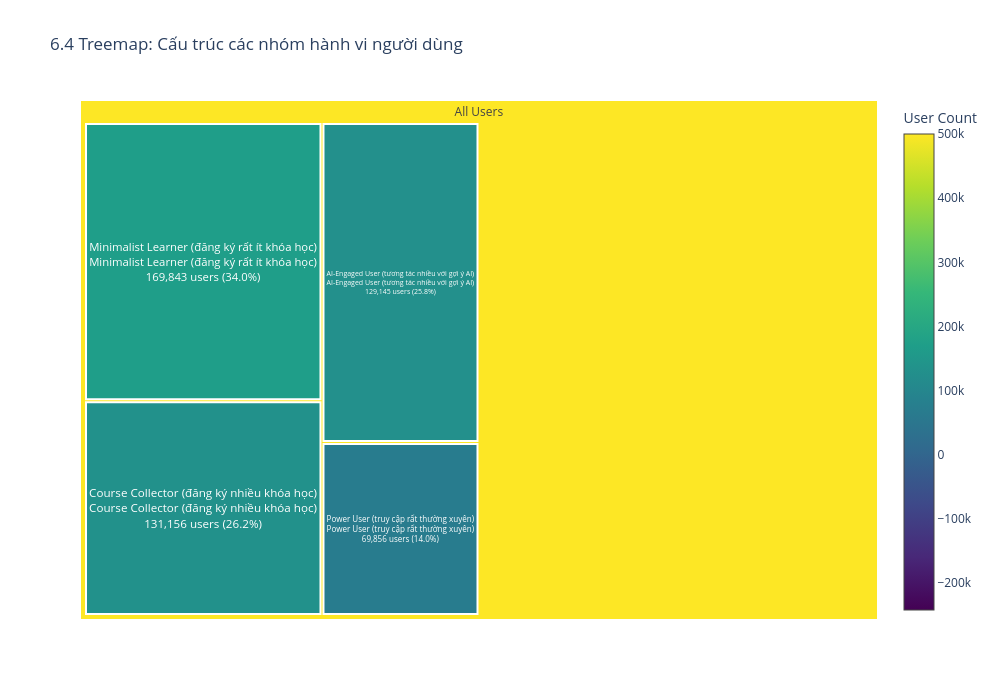

Here is the notebook cell this chart was saved with:
### Markdown cell above
### 6.4 Biểu diễn cấu trúc cluster bằng Treemap

### Code cell
import plotly.graph_objects as go
import plotly.express as px

# Chuẩn bị dữ liệu cho Treemap
treemap_data = []
for cluster_id in range(optimal_k):
    cluster_data = df[df["cluster"] == cluster_id]
    cluster_size = len(cluster_data)
    cluster_name = cluster_characteristics[cluster_id][0]

    # Thêm tổng cluster
    treemap_data.append(
        {
            "labels": cluster_name,
            "parents": "All Users",
            "values": cluster_size,
            "text": f"{cluster_name}<br>{cluster_size:,} users ({cluster_size/len(df)*100:.1f}%)",
            "color": cluster_size,
        }
    )

# Thêm root node
treemap_data.insert(
    0,
    {
        "labels": "All Users",
        "parents": "",
        "values": len(df),
        "text": f"All Users<br>{len(df):,} users",
        "color": 0,
    },
)

df_treemap = pd.DataFrame(treemap_data)

fig = go.Figure(
    go.Treemap(
        labels=df_treemap["labels"],
        parents=df_treemap["parents"],
        values=df_treemap["values"],
        text=df_treemap["text"],
        textposition="middle center",
        marker=dict(
            colorscale="Viridis",
            cmid=np.median(df_treemap["color"]),
            colorbar=dict(title="User Count"),
            line=dict(width=2, color="white"),
        ),
        hovertext=df_treemap["text"],
        hoverinfo="text",
    )
)

fig.update_layout(
    title="6.4 Treemap: Cấu trúc các nhóm hành vi người dùng",
    width=1000,
    height=700,
    font=dict(size=12),
)

fig.show()
print("✓ Treemap hoàn thành")
print()

### Figure 1 — Plotly figure (JSON) as saved in the notebook; plotly's stock layout.template omitted (floating-point values rounded to 4 significant figures)
{"data": [{"hoverinfo": "text", "hovertext": ["All Users<br>500,000 users", "Minimalist Learner (đăng ký rất ít khóa học)<br>169,843 users (34.0%)", "Course Collector (đăng ký nhiều khóa học)<br>131,156 users (26.2%)", "AI-Engaged User (tương tác nhiều với gợi ý AI)<br>129,145 users (25.8%)", "Power User (truy cập rất thường xuyên)<br>69,856 users (14.0%)"], "labels": ["All Users", "Minimalist Learner (đăng ký rất ít khóa học)", "Course Collector (đăng ký nhiều khóa học)", "AI-Engaged User (tương tác nhiều với gợi ý AI)", "Power User (truy cập rất thường xuyên)"], "marker": {"cmid": 129145, "colorbar": {"title": {"text": "User Count"}}, "colorscale": [[0, "#440154"], [0.1111, "#482878"], [0.2222, "#3e4989"], [0.3333, "#31688e"], [0.4444, "#26828e"], [0.5556, "#1f9e89"], [0.6667, "#35b779"], [0.7778, "#6ece58"], [0.8889, "#b5de2b"], [1, "#fde725"]], "line": {"color": "white", "width": 2}}, "parents": ["", "All Users", "All Users", "All Users", "All Users"], "text": ["All Users<br>500,000 users", "Minimalist Learner (đăng ký rất ít khóa học)<br>169,843 users (34.0%)", "Course Collector (đăng ký nhiều khóa học)<br>131,156 users (26.2%)", "AI-Engaged User (tương tác nhiều với gợi ý AI)<br>129,145 users (25.8%)", "Power User (truy cập rất thường xuyên)<br>69,856 users (14.0%)"], "textposition": "middle center", "type": "treemap", "values": [500000, 169843, 131156, 129145, 69856]}], "layout": {"font": {"size": 12}, "height": 700, "title": {"text": "6.4 Treemap: Cấu trúc các nhóm hành vi người dùng"}, "width": 1000}}
